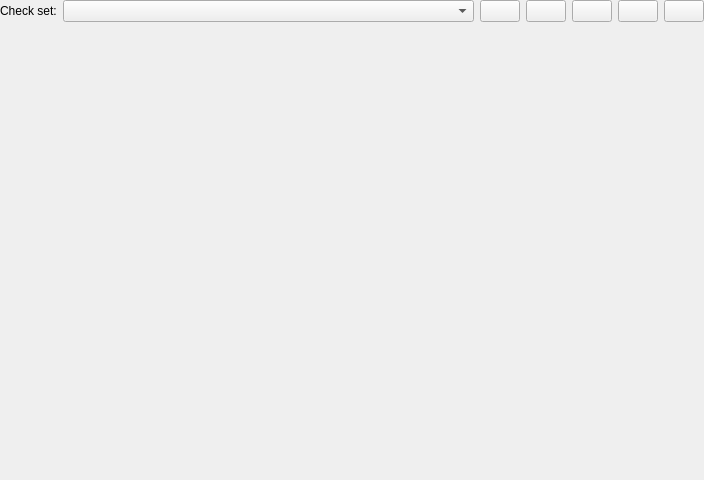
<?xml version="1.0" encoding="UTF-8"?>
<ui version="4.0">
 <class>Clazy::CheckSetManageWidget</class>
 <widget class="QWidget" name="Clazy::CheckSetManageWidget">
  <property name="geometry">
   <rect>
    <x>0</x>
    <y>0</y>
    <width>704</width>
    <height>480</height>
   </rect>
  </property>
  <layout class="QGridLayout" name="gridLayout">
   <property name="leftMargin">
    <number>0</number>
   </property>
   <property name="topMargin">
    <number>0</number>
   </property>
   <property name="rightMargin">
    <number>0</number>
   </property>
   <property name="bottomMargin">
    <number>0</number>
   </property>
   <item row="0" column="0">
    <layout class="QHBoxLayout" name="horizontalLayout">
     <item>
      <widget class="QLabel" name="label">
       <property name="text">
        <string comment="@label:listbox">Check set:</string>
       </property>
      </widget>
     </item>
     <item>
      <widget class="KComboBox" name="checkSetSelect">
       <property name="sizePolicy">
        <sizepolicy hsizetype="Preferred" vsizetype="Fixed">
         <horstretch>1</horstretch>
         <verstretch>0</verstretch>
        </sizepolicy>
       </property>
      </widget>
     </item>
     <item>
      <widget class="QPushButton" name="addCheckSetSelectionButton">
       <property name="toolTip">
        <string comment="@info:tooltip">Add check set</string>
       </property>
       <property name="icon">
        <iconset theme="list-add"/>
       </property>
      </widget>
     </item>
     <item>
      <widget class="QPushButton" name="cloneCheckSetSelectionButton">
       <property name="toolTip">
        <string comment="@info:tooltip">Clone check set</string>
       </property>
       <property name="icon">
        <iconset theme="edit-clone"/>
       </property>
      </widget>
     </item>
     <item>
      <widget class="QPushButton" name="removeCheckSetSelectionButton">
       <property name="toolTip">
        <string comment="@info:tooltip">Remove check set</string>
       </property>
       <property name="icon">
        <iconset theme="edit-delete"/>
       </property>
      </widget>
     </item>
     <item>
      <widget class="QPushButton" name="setAsDefaultCheckSetSelectionButton">
       <property name="toolTip">
        <string comment="@info:tooltip">Set as default</string>
       </property>
       <property name="icon">
        <iconset theme="starred-symbolic"/>
       </property>
      </widget>
     </item>
     <item>
      <widget class="QPushButton" name="editCheckSetSelectionNameButton">
       <property name="toolTip">
        <string comment="@info:tooltip">Edit name of check set</string>
       </property>
       <property name="icon">
        <iconset theme="edit-rename"/>
       </property>
      </widget>
     </item>
    </layout>
   </item>
   <item row="1" column="0">
    <widget class="Clazy::ChecksWidget" name="enabledChecks" native="true">
     <property name="enabled">
      <bool>false</bool>
     </property>
     <property name="sizePolicy">
      <sizepolicy hsizetype="Preferred" vsizetype="Preferred">
       <horstretch>0</horstretch>
       <verstretch>1</verstretch>
      </sizepolicy>
     </property>
    </widget>
   </item>
  </layout>
 </widget>
 <customwidgets>
  <customwidget>
   <class>KComboBox</class>
   <extends>QComboBox</extends>
   <header>KComboBox</header>
  </customwidget>
  <customwidget>
   <class>Clazy::ChecksWidget</class>
   <extends>QWidget</extends>
   <header>config/checkswidget.h</header>
  </customwidget>
 </customwidgets>
 <resources/>
 <connections/>
</ui>
